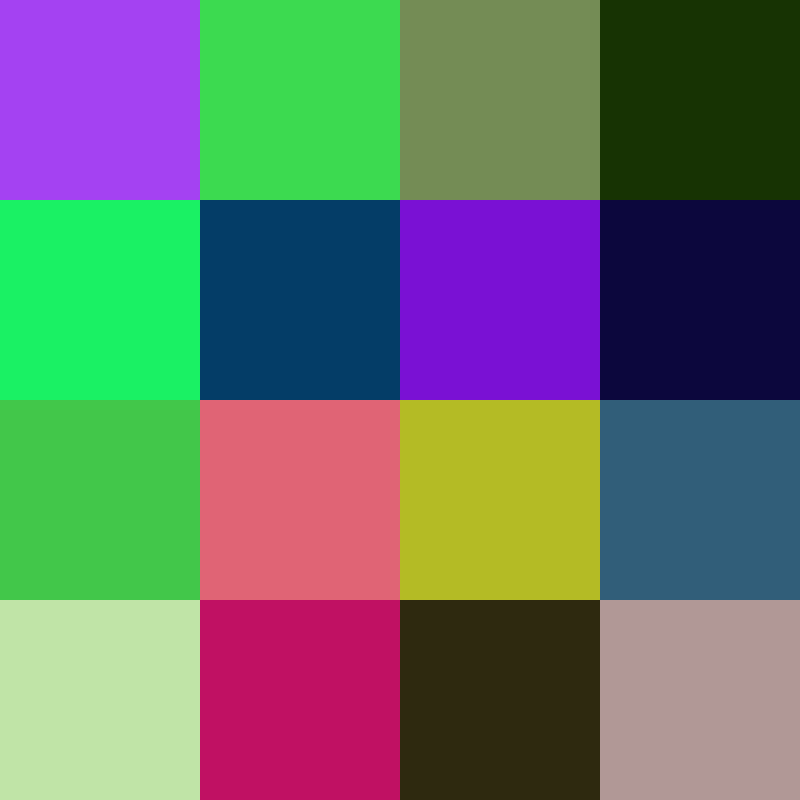
Frame 1 (no input)
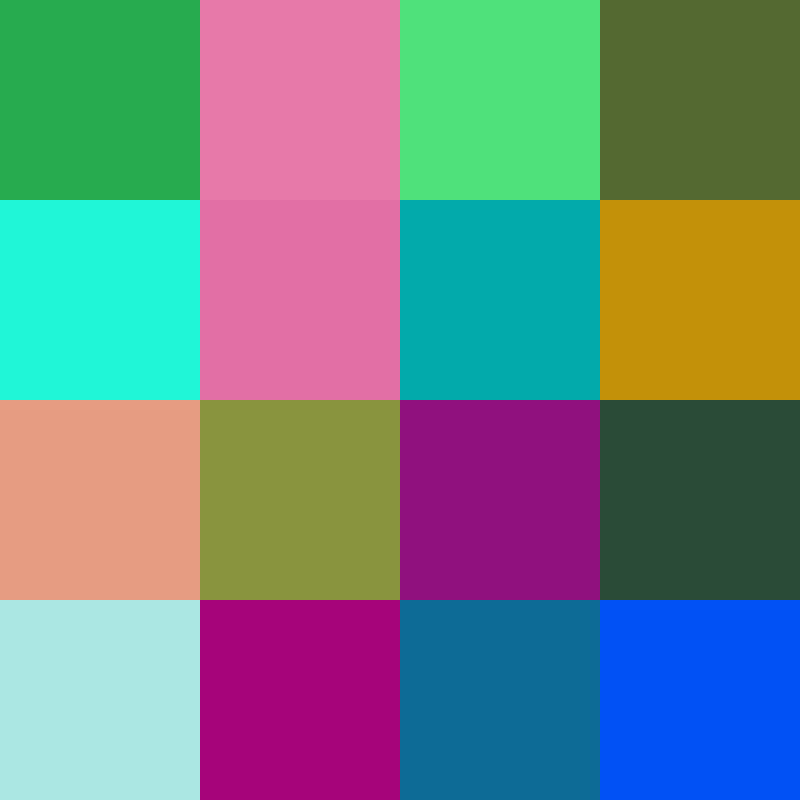
Frame 60 (the mouse pressed at the canvas centre just before this capture)
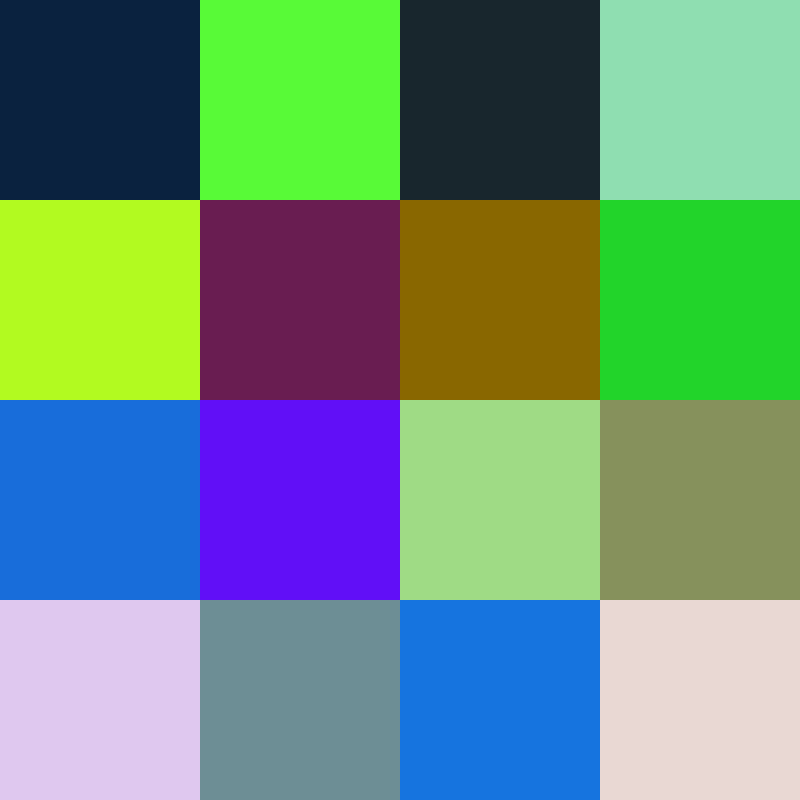
Frame 120 (the mouse held since frame 60 and released just before this capture)

The Processing sketch that drew these frames (run headless with seeded random() and noise(); from frame 60 on, the mouse is pressed at the canvas centre):

// Processing sketch: NaiveSquaredColors
// ── NaiveSquaredColors.pde
// Naive implementation of squared colors
void setup() {
  size(800,800);
}

void draw() {
  background(255);
  for (int i = 0; i < width + 1; i+=200) {
    for (int j = 0; j < height + 1; j+=200) {
      noStroke();
      fill(random(255), random(255),random(255));
      rect(j,i,200,200);
    }
  }
}
